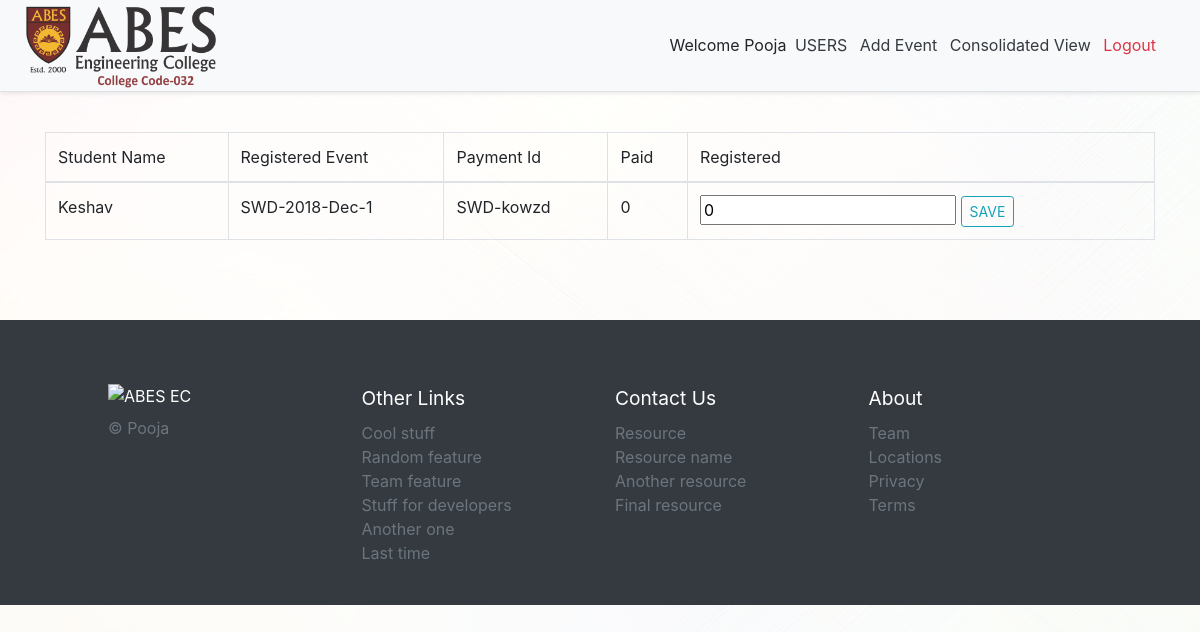
The page /studentlist/training/SWD-2018-Dec-1/ (signed in) on the database as committed earlier.
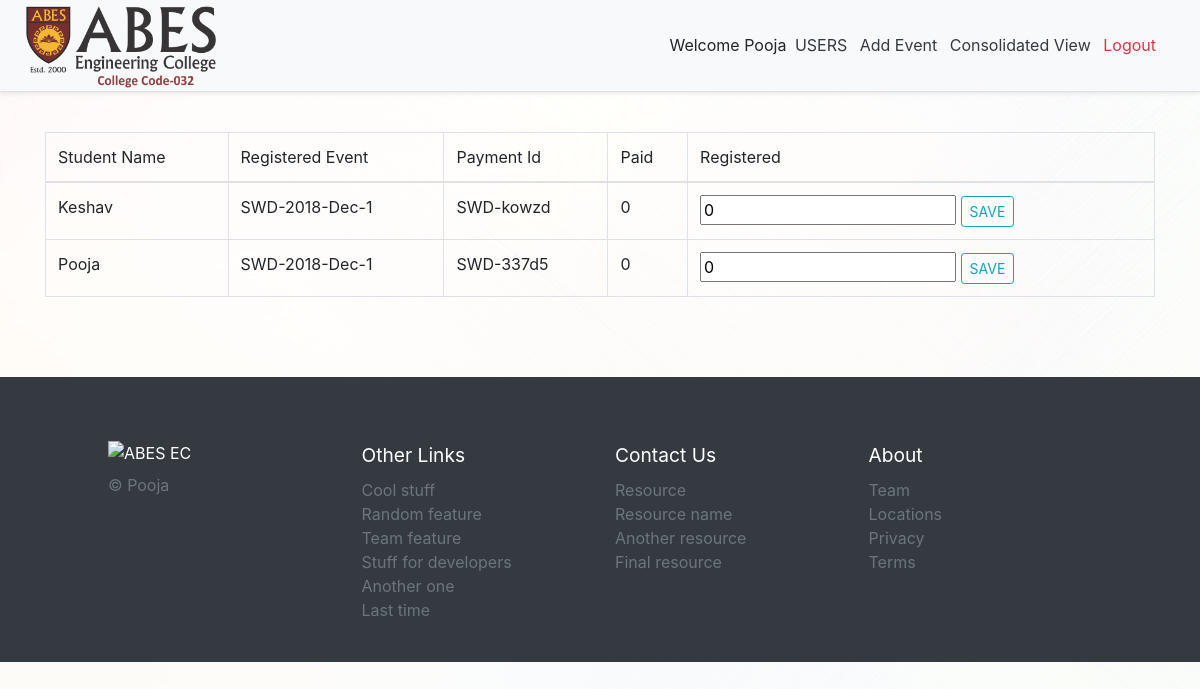
The same page on the database as committed later.
### events/models.py (models this page shows, shortened)
class StudentRecordTraining(models.Model):
    name = models.ForeignKey(StudentRecord, on_delete=models.CASCADE, related_name='training_student')
    registered_event_code = models.CharField(max_length=55)
    payment_id = models.SlugField(unique=True)
    c_o_e = models.CharField(max_length=75)
    paid = models.IntegerField(default=0)

class StudentRecord(models.Model):
    name = models.CharField(max_length=150)
    email = models.EmailField(max_length=150)
    roll_no = models.CharField(max_length=30)
    college_name = models.CharField(max_length=200)
    branch = models.CharField(max_length=10)
    year = models.CharField(max_length=50)
    sem = models.CharField(max_length=50)
    number = models.CharField(max_length=10)
    timestamp = models.DateTimeField(auto_now_add=True)
    registered_event_code = models.CharField(max_length=55)
    password = models.CharField(max_length=50)
    def __str__(self):
        return str(self.name)

### events/views.py (the view)
# urls.py: path('studentlist/training/<registered_event_code>/', login_required(studentlist_training), name='studentlist_training'),
def studentlist_training(request, registered_event_code):
    lists = StudentRecordTraining.objects.filter(registered_event_code=registered_event_code)
    return render(request, 'studentlist.html', {'lists': lists,'training':True})

### templates/studentlist.html (shortened to what this page needs)
{% extends "base.html" %}{% load staticfiles %}{% block head_title %}ABES |{{ block.super }}{% endblock head_title %}
{% block content %}
    <div class="py-3 pb-2 table-responsive-xl">
    <table class="table table-bordered table-hover" id="myTable">
        <thead>
        <tr>
            <th>Student Name</th>
            <th>Registered Event</th>
            <th>Payment Id</th>
            <th>Paid</th>
            <th>Registered</th>
        </tr>
        </thead>
        <tbody>
        {% for i in lists %}
            <tr>
                <th>{{ i.name }}</th>
                <th>{{ i.registered_event_code }}</th>
                <th>{{ i.payment_id }}</th>
                <th>{{ i.paid }}</th>
                {% if workshop %}
                    <th><input type="text" name="paid" placeholder="paid" required maxlength="" value="{{ 0 }}">
                        <button href="{% url 'editworkshopamt' paymentid=payment_id %}">SAVE</button>
                    </th>
                {% elif seminar %}
                    <th><input type="text" name="paid" placeholder="paid" required maxlength="" value="{{ 0 }}">
                        <button href="{% url 'editseminaramt' paymentid=payment_id %}">SAVE</button>
                    </th>
                {% elif training %}
                    <th><input type="text" name="paid" placeholder="paid" required maxlength="" value="{{ 0 }}">
                        <a href="{% url 'edittrainingamt' paymentid=i.payment_id %}"
                           class="btn btn-outline-info btn-sm">SAVE</a></th>
                {% elif competition %}
                    <th><input type="text" name="paid" placeholder="paid" required maxlength="" value="{{ 0 }}">
                        <button href="{% url 'editcompetitionbamt' paymentid=payment_id %}">SAVE</button>
                    </th>
                {% elif guest_lecture %}
                    <th><input type="text" name="paid" placeholder="paid" required maxlength="" value="{{ 0 }}">
                        <button href="{% url 'editguestlectureamt' paymentid=payment_id %}">SAVE</button>
                    </th>
                {% endif %}
            </tr>
        {% endfor %}
        </tbody>
    </table></div>
{% endblock %}

### templates/base.html (shortened to what this page needs)
<!doctype html>{% load static from staticfiles %}
<html lang="en">
<head>
    <link rel="stylesheet" href="{% static 'css/bootstrap.min.css' %}">
    <link rel="stylesheet" href="{% static 'css/style.css' %}">
</head>
<body>
<div class="d-flex flex-column flex-md-row align-items-center px-md-4 bg-light border-bottom shadow-sm">
    <a class="mr-md-auto" href="{% url 'home' %}">
        <img src="{% static 'images/logo.png' %}" alt="ABES EC" style="width: 195px;"></a>
    <nav class="my-2 my-md-0 mr-md-3 align-items-md-center">
        {% if user.is_authenticated %}Welcome {{ user.first_name }}
            {% if user.is_superuser or user.is_staff %}
            <a class="p-1 text-dark" href="{% url 'superuser' %}">USERS</a>{% endif %}
            <a class="p-1 text-dark" href="{% url 'form' %}">Add Event</a>
            <a class="p-1 text-dark" href="{% url 'consolidatedview' %}">Consolidated View</a>
            <a class="p-1 text-danger" href="{% url 'logout' %}">Logout</a>
        {% else %}
            <a class="p-2" href="{% url 'login' %}">Login</a>
        {% endif %}
    </nav>
</div>
<div class="mt-4">
    <main role="main" class="container pb-4">
        {% block content %}{% endblock content %}
    </main>
</div>
<div class="bg-dark">
    <footer class="pt-3 mt-4 text-white container">
        <div class="row pt-md-5 pb-md-4 mx-lg-5">
            <div class="col-12 col-md">
                <img class="mb-2" src="" alt="ABES EC" width="24" height="24">
                <small class="d-block mb-3 text-muted">&copy; Pooja</small>
            </div>
            <div class="col-6 col-md">
                <h4 style="color: white">Other Links</h4>
                <ul class="list-unstyled text-small">
                    <li><a class="text-muted" href="#">Cool stuff</a></li>
                    <li><a class="text-muted" href="#">Random feature</a></li>
                    <li><a class="text-muted" href="#">Team feature</a></li>
                    <li><a class="text-muted" href="#">Stuff for developers</a></li>
                    <li><a class="text-muted" href="#">Another one</a></li>
                    <li><a class="text-muted" href="#">Last time</a></li>
                </ul>
            </div>
            <div class="col-6 col-md">
                <h4 style="color: white">Contact Us</h4>
                <ul class="list-unstyled text-small">
                    <li><a class="text-muted" href="#">Resource</a></li>
                    <li><a class="text-muted" href="#">Resource name</a></li>
                    <li><a class="text-muted" href="#">Another resource</a></li>
                    <li><a class="text-muted" href="#">Final resource</a></li>
                </ul>
            </div>
            <div class="col-6 col-md">
                <h4 style="color: white">About</h4>
                <ul class="list-unstyled text-small">
                    <li><a class="text-muted" href="#">Team</a></li>
                    <li><a class="text-muted" href="#">Locations</a></li>
                    <li><a class="text-muted" href="#">Privacy</a></li>
                    <li><a class="text-muted" href="#">Terms</a></li>
                </ul>
            </div>
        </div>
    </footer>
</div>
</body>
</html>

### static/css/style.css (style rules this page uses)
body:before { content: ' '; background-size: cover; background: url(../images/bg.jpg) no-repeat fixed; display: block; position: fixed; left: 0; top: 0; width: 100%; height: 100%; z-index: -1; opacity: 0.05; }
html { font-family: "Helvetica Neue",Helvetica,Arial,sans-serif; }
div, span, applet, object, iframe, h1, h2, h3, h4, h5, h6, p, pre, a, abbr, acronym, address, big, cite, code, del, dfn, em, img, ins, kbd, q, s, samp, small, strike, sub, sup, tt, var, center, dl, dt, dd, ol, ul, li, fieldset, form, label, legend, table, caption, tbody, tfoot, thead, tr, th, td, article, aside, canvas, details, embed, figure, figcaption, footer, header, hgroup, menu, nav, output, ruby, section, summary, time, mark, audio, video { font: inherit; }
h1, h2, h3, h4, h5, h6 { color: #202020; }
h4 { font-size: 1.2rem; }

Rows that differ between the two databases and show on the page:
added StudentRecordTraining: name "Pooja", registered_event_code "SWD-2018-Dec-1", payment_id "SWD-337d5", paid "0"
